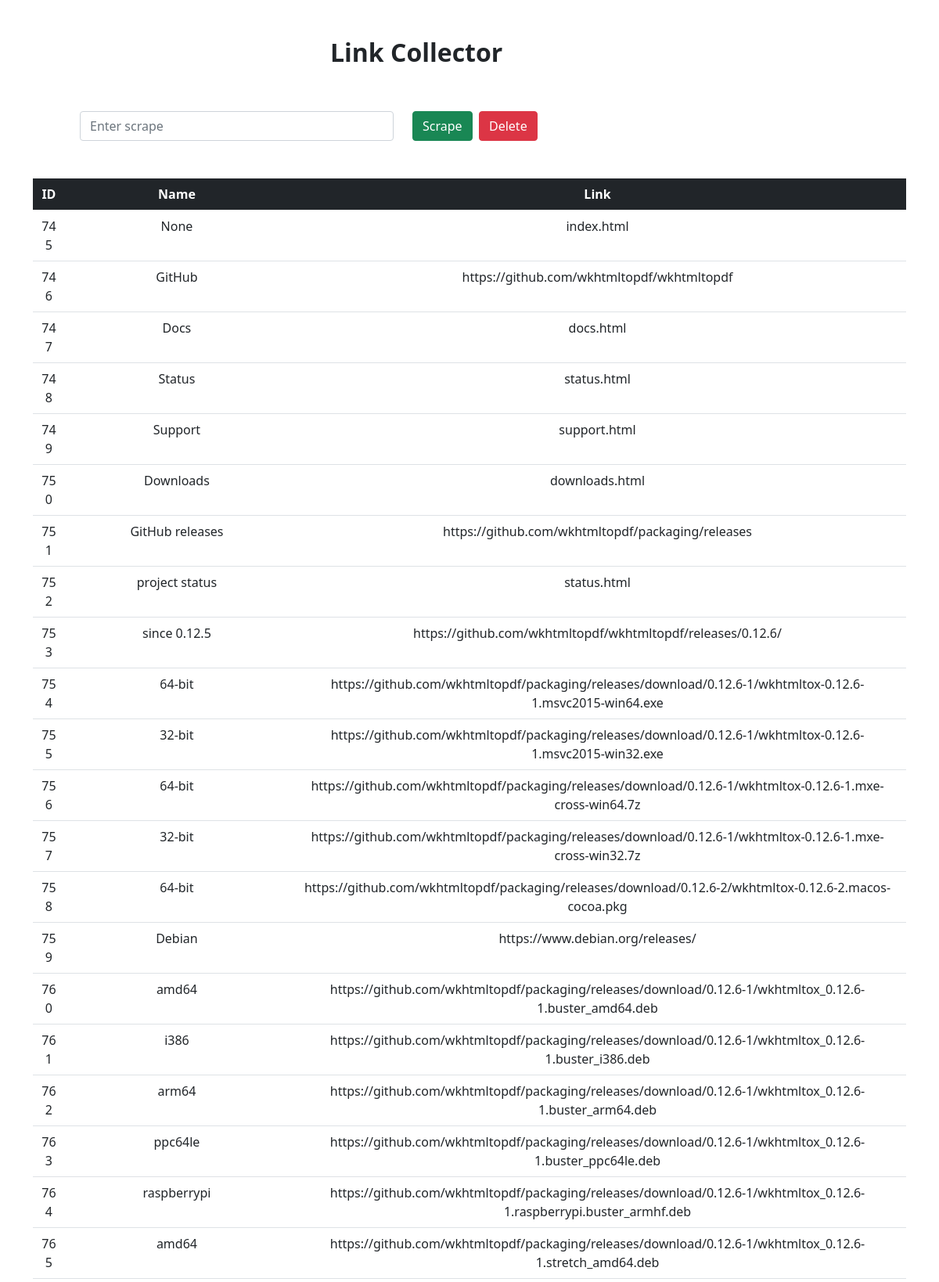
The page / (upper part) on the database its author committed.
### myapp/models.py (models this page shows, shortened)
class Link(models.Model):
    address = models.CharField(max_length=1000, null=True, blank=True)
    name = models.CharField(max_length=1000, null=True, blank=True)

### myapp/views.py (the view)
# urls.py: path('', views.scrape, name="scrape"),
def scrape(request):
    if request.method == 'POST':
        site = request.POST.get("site", "")
        page = requests.get(site)
        soup = BeautifulSoup(page.text)
        for link in soup.find_all('a'):
            link_address = link.get('href')
            link_text = link.string
            Link.objects.create(address=link_address, name=link_text)
        return HttpResponseRedirect('/')
    else:
        data = Link.objects.all()
    return render(request, 'myapp/result.html', {'data':data})

### myapp/templates/myapp/result.html (shortened to what this page needs)
<!doctype html>
<html lang="en">
  <head>
    <link href="https://cdn.jsdelivr.net/npm/bootstrap@5.1.0/dist/css/bootstrap.min.css" rel="stylesheet">
    </head>
    <body>
        <div class="container">
            <div class="row my-5">
                <div class="col-md-8 offset-md-4">
                    <h2><b>Link Collector </b></h2>
                </div>
            </div>
            <div class="row m-5">
                <div class="col-md-5">
                    <form method="POST" action="/">
                        <input class="form-control" type="text" name="site" id="site" placeholder="Enter scrape" >
                        </div>
                        <div class="col-md-1">
                            <button class="btn btn-success" type="submit"> Scrape </button>
                        </div>
                    <div class="col-md-6">
                        <a class="btn btn-danger" href="/delete">Delete</a>
                    </div>
            </div>
            <div class="row">
                <div class="col-md-12">
                    <table class="table text-break text-center">
                        <thead class="table-dark">
                            <tr>
                                <th>ID</th>
                                <th>Name</th>
                                <th>Link</th>
                            </tr>
                        </thead>
                        <tbody>
                            {% for link in data %}
                                <tr>
                                    <td>{{link.id}}</td>
                                    <td>{{link.name}}</td>
                                    <td>{{link.address}}</td>
                                </tr>
                            {% endfor %}
                        </tbody>
                    </table>
                </div>
            </div>
        </div>
  </body>
</html>

### rows shown on the page
Link: id "745", name "None", address "index.html"
Link: id "746", name "GitHub", address "https://github.com/wkhtmltopdf/wkhtmltopdf"
Link: id "747", name "Docs", address "docs.html"
Link: id "748", name "Status", address "status.html"
Link: id "749", name "Support", address "support.html"
Link: id "750", name "Downloads", address "downloads.html"
Link: id "751", name "GitHub releases", address "https://github.com/wkhtmltopdf/packaging/releases"
Link: id "752", name "project status", address "status.html"
Link: id "753", name "since 0.12.5", address "https://github.com/wkhtmltopdf/wkhtmltopdf/releases/0.12.6/"
Link: id "754", name "64-bit", address "https://github.com/wkhtmltopdf/packaging/releases/download/0.12.6-1/wkhtmltox-0.12.6-1.msvc2015-win64.exe"
Link: id "755", name "32-bit", address "https://github.com/wkhtmltopdf/packaging/releases/download/0.12.6-1/wkhtmltox-0.12.6-1.msvc2015-win32.exe"
Link: id "756", name "64-bit", address "https://github.com/wkhtmltopdf/packaging/releases/download/0.12.6-1/wkhtmltox-0.12.6-1.mxe-cross-win64.7z"
Link: id "757", name "32-bit", address "https://github.com/wkhtmltopdf/packaging/releases/download/0.12.6-1/wkhtmltox-0.12.6-1.mxe-cross-win32.7z"
Link: id "758", name "64-bit", address "https://github.com/wkhtmltopdf/packaging/releases/download/0.12.6-2/wkhtmltox-0.12.6-2.macos-cocoa.pkg"
Link: id "759", name "Debian", address "https://www.debian.org/releases/"
Link: id "760", name "amd64", address "https://github.com/wkhtmltopdf/packaging/releases/download/0.12.6-1/wkhtmltox_0.12.6-1.buster_amd64.deb"
Link: id "761", name "i386", address "https://github.com/wkhtmltopdf/packaging/releases/download/0.12.6-1/wkhtmltox_0.12.6-1.buster_i386.deb"
Link: id "762", name "arm64", address "https://github.com/wkhtmltopdf/packaging/releases/download/0.12.6-1/wkhtmltox_0.12.6-1.buster_arm64.deb"
Link: id "763", name "ppc64le", address "https://github.com/wkhtmltopdf/packaging/releases/download/0.12.6-1/wkhtmltox_0.12.6-1.buster_ppc64le.deb"
Link: id "764", name "raspberrypi", address "https://github.com/wkhtmltopdf/packaging/releases/download/0.12.6-1/wkhtmltox_0.12.6-1.raspberrypi.buster_armhf.deb"
Link: id "765", name "amd64", address "https://github.com/wkhtmltopdf/packaging/releases/download/0.12.6-1/wkhtmltox_0.12.6-1.stretch_amd64.deb"
